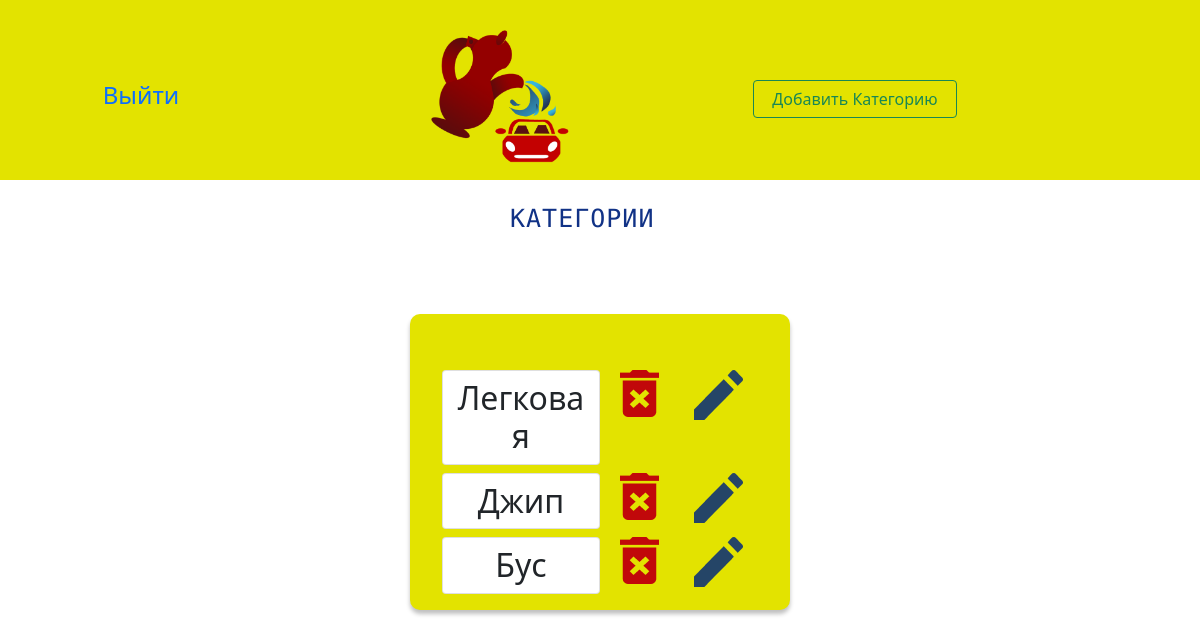
The page /category_list/ on the database as committed earlier.
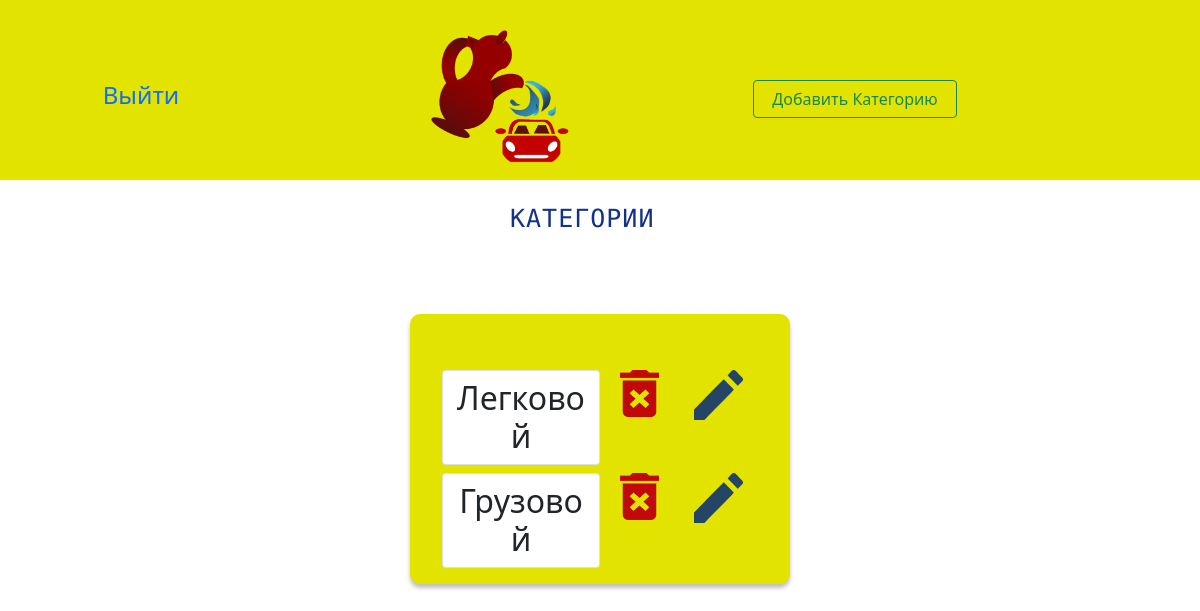
The same page on the database as committed later.
### kumgan/models.py (models this page shows, shortened)
class Category_Transport(models.Model):
    type_of_car = models.CharField(max_length=20)
    class Meta:
        verbose_name = 'Category_Transport'
        verbose_name_plural = 'Category_Transports'

### kumgan/views.py (the view)
# urls.py: path('category_list/', views.CategoryListView.as_view(), name='category_list'),
class CategoryListView(ListView):
    model = Category_Transport
    template_name = 'kumgan/category_list.html'

### kumgan/templates/kumgan/category_list.html (shortened to what this page needs)
{% extends 'kumgan/base.html' %}
{% load crispy_forms_filters %}
{% load static %}
{% load crispy_forms_tags %}
{% block header %}
<header class="header_bg">
<span class="container">
    <div class="row text-center justify-content-center align-items-center">
        <a class="col-2" href="{% url 'kumgan:signout' %}">
        <h4>Выйти</h4> </a>
        <a href="{% url 'kumgan:home'%}" class="col-5">
           <img src="{% static 'kumgan/images/header_logo.png' %}" height="150px" alt="logo"/>
        </a>
         <a href="{% url 'kumgan:category_create' %}" type="button" class="btn btn-outline-success col-2">Добавить Категорию</a>
    </div>
</span>
</header>
{% endblock header %}
{% block title_page %}
    <span class="container">
    <div class="row text-center justify-content-center">
        <h2 class="col-2 title_of_page">Категории</h2>
    </div>
    </span>
{% endblock title_page %}
{% block content %}
    <div class="container pt-5 ">
        <div class="row justify-content-center text-center">
            <div class="col-4 border_time_date_card">
                <form class="pt-5" method="post">
                    <div class="container">
                        <div class="row justify-content-center p-2">
                            {% for i in object_list %}
                             <h2 class="col-6 p-2 card">{{ i.type_of_car }}</h2>
                                <a href="{% url 'kumgan:category_delete' i.id %}" class="col-3">
                                <img class="img-fluid" alt="__" src="{% static 'kumgan/images/trash.png' %}">
                                </a>
                                <a href="{% url 'kumgan:category_update' i.id %}" class="col-3">
                                <img class="img-fluid" alt="__" src="{% static 'kumgan/images/edit.png' %}">
                                </a>
                                {% empty %}
                          <h2 class="col-8 p-2 card"> Нет категорий</h2>
                            {% endfor %}
                        </div>
                    </div>
                </form>
            </div>
        </div>
    </div>
{%  endblock content %}

Rows that differ between the two databases and show on the page:
removed Category_Transport: type_of_car "Бус"
changed Category_Transport: type_of_car "Легковая" → "Легковой"
changed Category_Transport: type_of_car "Джип" → "Грузовой"
